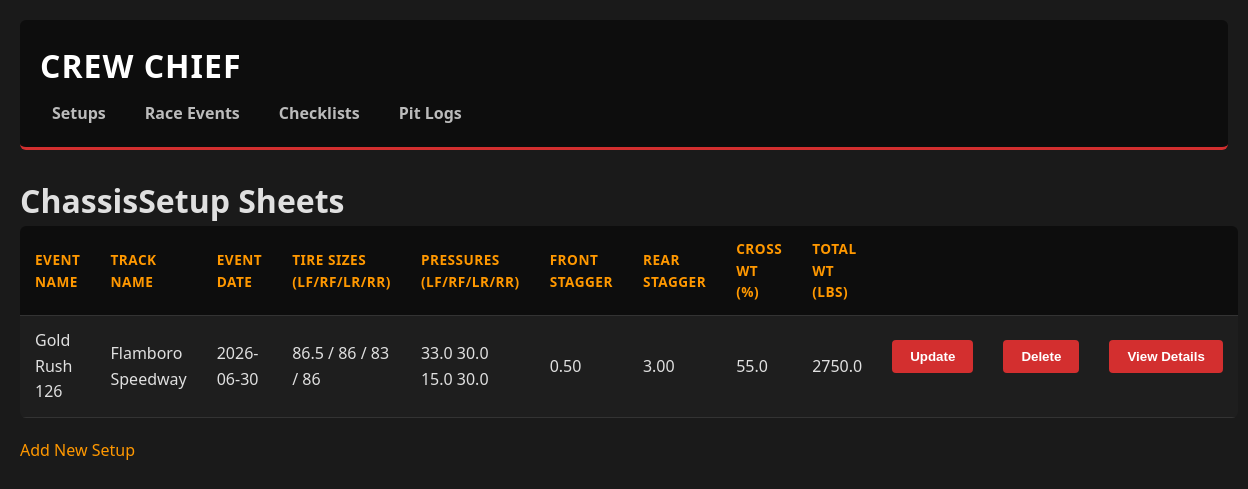
The page / on the database its author committed.
### tables this page shows
CREATE TABLE `setups` (
  `setupID` int(11) NOT NULL COMMENT 'Unique ID for the setup baseline',
  `eventID` int(11) NOT NULL COMMENT 'Foreign key linking to race_events.eventID',
  `tireSizeLF` varchar(20) DEFAULT NULL,
  `tireSizeRF` varchar(20) DEFAULT NULL,
  `tireSizeLR` varchar(20) DEFAULT NULL,
  `tireSizeRR` varchar(20) DEFAULT NULL,
  `tirePressureLF` decimal(4,1) DEFAULT NULL COMMENT 'cold',
  `tirePressureRF` decimal(4,1) DEFAULT NULL COMMENT 'cold',
  `tirePressureLR` decimal(4,1) DEFAULT NULL COMMENT 'cold',
  `tirePressureRR` decimal(4,1) DEFAULT NULL,
  `frontStagger` decimal(4,2) DEFAULT NULL,
  `rearStagger` decimal(4,2) DEFAULT NULL,
  `weightLF` decimal(6,1) DEFAULT NULL,
  `weightRF` decimal(6,1) DEFAULT NULL,
  `weightLR` decimal(6,1) DEFAULT NULL,
  `weightRR` decimal(6,1) DEFAULT NULL,
  `leftWeight` decimal(4,1) DEFAULT NULL,
  `totalWeight` decimal(6,1) DEFAULT NULL,
  `crossWeight` decimal(4,1) DEFAULT NULL,
  `gearRatio` varchar(20) DEFAULT NULL,
  `notes` text DEFAULT NULL
);

CREATE TABLE `race_events` (
  `eventID` int(50) NOT NULL,
  `profileID` int(11) NOT NULL,
  `eventName` varchar(100) NOT NULL,
  `trackName` varchar(100) NOT NULL,
  `eventDate` date NOT NULL,
  `notes` text DEFAULT NULL
);

### index.php (the view, shortened to what this page needs)
<?php
    require("database.php");
    $querySetups = 'SELECT s.setupID, s.eventID, e.eventName, e.trackName, e.eventDate,
        s.tireSizeLF, s.tireSizeRF, s.tireSizeLR, s.tireSizeRR,
        s.tirePressureLF, s.tirePressureRF, s.tirePressureLR, s.tirePressureRR,
        s.frontStagger, s.rearStagger, s.crossWeight, s.totalWeight
        FROM setups s
        LEFT JOIN race_events e ON s.eventID = e.eventID
        ORDER BY e.eventDate DESC';
    $statement = $db->prepare($querySetups);
    $statement->execute();
    $setups = $statement->fetchAll();
?>
<!DOCTYPE html>
<html>
    <head>
        <link rel="stylesheet" type="text/css" href="css/crew_chief.css" />
    </head>
    <body>
        <?php include('header.php'); ?>
        <h1>ChassisSetup Sheets</h1>
        <table>
                <tr>
                    <th>Event Name</th>
                    <th>Track Name</th>
                    <th>Event Date</th>
                    <th>Tire Sizes (LF/RF/LR/RR)</th>
                    <th>Pressures (LF/RF/LR/RR)</th>
                    <th>Front Stagger</th>
                    <th>Rear Stagger</th>
                    <th>Cross Wt (%)</th>
                    <th>Total Wt (lbs)</th>
                    <th>&nbsp;</th>
                    <th>&nbsp;</th>
                    <th>&nbsp;</th>
                </tr>
                <?php foreach ($setups as $setup) : ?>
                    <tr>
                        <td><?php echo htmlspecialchars($setup['eventName']); ?></td>
                        <td><?php echo htmlspecialchars($setup['trackName']); ?></td>
                        <td><?php echo htmlspecialchars($setup['eventDate']); ?></td>
                        <td>
                            <?php echo htmlspecialchars($setup['tireSizeLF'] ?? '-'); ?> /
                            <?php echo htmlspecialchars($setup['tireSizeRF'] ?? '-'); ?> /
                            <?php echo htmlspecialchars($setup['tireSizeLR'] ?? '-'); ?> /
                            <?php echo htmlspecialchars($setup['tireSizeRR'] ?? '-'); ?>
                        </td>
                        <td>
                            <?php echo htmlspecialchars($setup['tirePressureLF']); ?>
                            <?php echo htmlspecialchars($setup['tirePressureRF']); ?>
                            <?php echo htmlspecialchars($setup['tirePressureLR']); ?>
                            <?php echo htmlspecialchars($setup['tirePressureRR']); ?>
                        </td>
                        <td><?php echo htmlspecialchars($setup['frontStagger']); ?></td>
                        <td><?php echo htmlspecialchars($setup['rearStagger']); ?></td>
                        <td><?php echo htmlspecialchars($setup['crossWeight']); ?></td>
                        <td><?php echo htmlspecialchars($setup['totalWeight']); ?></td>
                        <td>
                            <form action="update_setup.php" method="post">
                                <input type="submit" value="Update">
                            </form>
                        </td>
                        <td>
                            <form action="delete_setup.php" method="post">
                                <input type="submit" value="Delete">
                            </form>
                        </td>
                        <td>
                            <form action="setup_details.php" method="post">
                                <input type="submit" value="View Details">
                            </form>
                        </td>
                    </tr>
                <?php endforeach; ?>
            </table>
            <p><a href="add_setup_form.php">Add New Setup</a></p>
</body>
</html>

### header.php
<header>
    <h1>Crew Chief</h1>
    <nav>
        <ul>
            <li><a href="index.php">Setups</a></li>
            <li><a href="events_list.php">Race Events</a></li>
            <li><a href="checklists.php">Checklists</a></li>
            <li><a href="pit_adjustments.php">Pit Logs</a></li>
        </ul>
    </nav>
</header>

### css/crew_chief.css (style rules this page uses)
* { box-sizing: border-box; margin: 0; padding: 0; }
body { font-family: 'Segoe UI', Tahoma, Geneva, Verdana, sans-serif; background-color: #1a1a1a; color: #e0e0e0; line-height: 1.6; padding: 20px; }
header { background-color: #0d0d0d; border-bottom: 3px solid #d32f2f; padding: 20px; margin-bottom: 25px; border-radius: 6px; }
header h1 { color: #ffffff; font-size: 2rem; text-transform: uppercase; letter-spacing: 1px; margin-bottom: 10px; }
header nav ul { list-style: none; display: flex; gap: 15px; flex-wrap: wrap; }
header nav a { color: #bbb; text-decoration: none; font-weight: 600; padding: 6px 12px; border-radius: 4px; transition: background 0.2s, color 0.2s; }
p { margin-bottom: 15px; }
a { color: #ff9800; text-decoration: none; }
table { width: 100%; border-collapse: collapse; margin-bottom: 20px; background-color: #1e1e1e; border-radius: 6px; overflow: hidden; }
th, td { padding: 12px 15px; text-align: left; border-bottom: 1px solid #333; }
th { background-color: #0d0d0d; color: #ff9800; font-weight: bold; text-transform: uppercase; font-size: 0.85rem; letter-spacing: 0.5px; }
form { margin-bottom: 20px; }
input[type="submit"], button { background-color: #d32f2f; color: white; border: none; padding: 9px 18px; font-weight: bold; border-radius: 4px; cursor: pointer; transition: background-color 0.2s ease; }

### rows shown on the page
setups: eventID.eventName "Gold Rush 126", eventID.trackName "Flamboro Speedway", eventID.eventDate "2026-06-30", tireSizeLF "86.5", tireSizeRF "86", tireSizeLR "83", tireSizeRR "86", tirePressureLF "33.0", tirePressureRF "30.0", tirePressureLR "15.0", tirePressureRR "30.0", frontStagger "0.50", rearStagger "3.00", crossWeight "55.0", totalWeight "2750.0"
